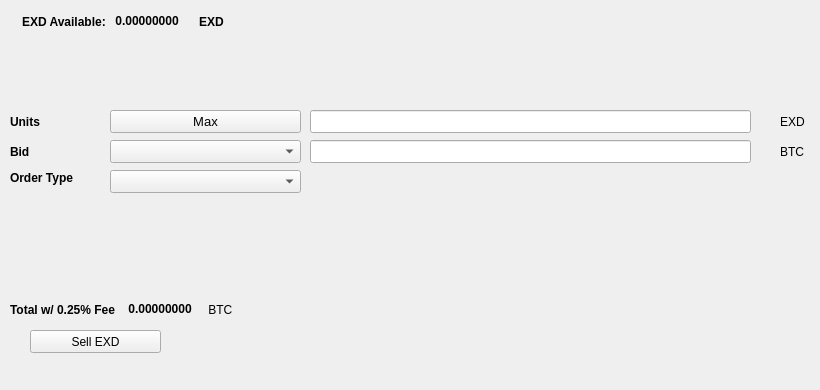
   <widget class="QWidget" name="SellTab">
    <attribute name="title">
     <string>Sell</string>
    </attribute>
    <widget class="QLabel" name="label_16">
     <property name="geometry">
      <rect>
       <x>780</x>
       <y>140</y>
       <width>31</width>
       <height>23</height>
      </rect>
     </property>
     <property name="text">
      <string>BTC</string>
     </property>
    </widget>
    <widget class="QComboBox" name="SellBidcomboBox">
     <property name="geometry">
      <rect>
       <x>110</x>
       <y>140</y>
       <width>191</width>
       <height>23</height>
      </rect>
     </property>
     <property name="font">
      <font>
       <pointsize>10</pointsize>
      </font>
     </property>
    </widget>
    <widget class="QLabel" name="label_18">
     <property name="geometry">
      <rect>
       <x>10</x>
       <y>110</y>
       <width>46</width>
       <height>23</height>
      </rect>
     </property>
     <property name="font">
      <font>
       <weight>75</weight>
       <bold>true</bold>
      </font>
     </property>
     <property name="text">
      <string>Units</string>
     </property>
    </widget>
    <widget class="QPushButton" name="Sell_Max_Amount">
     <property name="geometry">
      <rect>
       <x>110</x>
       <y>110</y>
       <width>191</width>
       <height>23</height>
      </rect>
     </property>
     <property name="font">
      <font>
       <pointsize>10</pointsize>
      </font>
     </property>
     <property name="text">
      <string>Max</string>
     </property>
    </widget>
    <widget class="QLabel" name="label_20">
     <property name="geometry">
      <rect>
       <x>10</x>
       <y>170</y>
       <width>91</width>
       <height>16</height>
      </rect>
     </property>
     <property name="font">
      <font>
       <weight>75</weight>
       <bold>true</bold>
      </font>
     </property>
     <property name="text">
      <string>Order Type</string>
     </property>
    </widget>
    <widget class="QComboBox" name="SellOrdertypeCombo">
     <property name="geometry">
      <rect>
       <x>110</x>
       <y>170</y>
       <width>191</width>
       <height>23</height>
      </rect>
     </property>
     <property name="font">
      <font>
       <pointsize>10</pointsize>
      </font>
     </property>
    </widget>
    <widget class="QLabel" name="label_21">
     <property name="geometry">
      <rect>
       <x>10</x>
       <y>140</y>
       <width>46</width>
       <height>23</height>
      </rect>
     </property>
     <property name="font">
      <font>
       <weight>75</weight>
       <bold>true</bold>
      </font>
     </property>
     <property name="text">
      <string>Bid</string>
     </property>
    </widget>
    <widget class="QLabel" name="label_22">
     <property name="geometry">
      <rect>
       <x>780</x>
       <y>110</y>
       <width>31</width>
       <height>23</height>
      </rect>
     </property>
     <property name="text">
      <string>EXD</string>
     </property>
    </widget>
    <widget class="QLineEdit" name="UnitsInputEXD">
     <property name="geometry">
      <rect>
       <x>310</x>
       <y>110</y>
       <width>441</width>
       <height>23</height>
      </rect>
     </property>
     <property name="font">
      <font>
       <pointsize>9</pointsize>
       <weight>75</weight>
       <bold>true</bold>
      </font>
     </property>
    </widget>
    <widget class="QLineEdit" name="SellBidPriceEdit">
     <property name="geometry">
      <rect>
       <x>310</x>
       <y>140</y>
       <width>441</width>
       <height>23</height>
      </rect>
     </property>
     <property name="font">
      <font>
       <pointsize>9</pointsize>
       <weight>75</weight>
       <bold>true</bold>
      </font>
     </property>
    </widget>
    <widget class="QPushButton" name="SellEXDBTN">
     <property name="geometry">
      <rect>
       <x>30</x>
       <y>330</y>
       <width>131</width>
       <height>23</height>
      </rect>
     </property>
     <property name="text">
      <string>Sell EXD</string>
     </property>
     <property name="icon">
      <iconset resource="../exdex">
       <normaloff>:/icons/bitcoin</normaloff>:/icons/bitcoin</iconset>
     </property>
    </widget>
    <widget class="QWidget" name="layoutWidget3">
     <property name="geometry">
      <rect>
       <x>22</x>
       <y>12</y>
       <width>258</width>
       <height>19</height>
      </rect>
     </property>
     <layout class="QHBoxLayout" name="horizontalLayout">
      <item>
       <widget class="QLabel" name="label232_2">
        <property name="font">
         <font>
          <weight>75</weight>
          <bold>true</bold>
         </font>
        </property>
        <property name="text">
         <string>EXD Available:</string>
        </property>
       </widget>
      </item>
      <item>
       <widget class="QLabel" name="EXDAvailableLabel">
        <property name="palette">
         <palette>
          <active>
           <colorrole role="WindowText">
            <brush brushstyle="SolidPattern">
             <color alpha="255">
              <red>0</red>
              <green>0</green>
              <blue>0</blue>
             </color>
            </brush>
           </colorrole>
           <colorrole role="Button">
            <brush brushstyle="SolidPattern">
             <color alpha="255">
              <red>0</red>
              <green>170</green>
              <blue>0</blue>
             </color>
            </brush>
           </colorrole>
           <colorrole role="Light">
            <brush brushstyle="SolidPattern">
             <color alpha="255">
              <red>0</red>
              <green>255</green>
              <blue>0</blue>
             </color>
            </brush>
           </colorrole>
           <colorrole role="Midlight">
            <brush brushstyle="SolidPattern">
             <color alpha="255">
              <red>0</red>
              <green>212</green>
              <blue>0</blue>
             </color>
            </brush>
           </colorrole>
           <colorrole role="Dark">
            <brush brushstyle="SolidPattern">
             <color alpha="255">
              <red>0</red>
              <green>85</green>
              <blue>0</blue>
             </color>
            </brush>
           </colorrole>
           <colorrole role="Mid">
            <brush brushstyle="SolidPattern">
             <color alpha="255">
              <red>0</red>
              <green>113</green>
              <blue>0</blue>
             </color>
            </brush>
           </colorrole>
           <colorrole role="Text">
            <brush brushstyle="SolidPattern">
             <color alpha="255">
              <red>0</red>
              <green>170</green>
              <blue>0</blue>
             </color>
            </brush>
           </colorrole>
           <colorrole role="BrightText">
            <brush brushstyle="SolidPattern">
             <color alpha="255">
              <red>255</red>
              <green>255</green>
              <blue>255</blue>
             </color>
            </brush>
           </colorrole>
           <colorrole role="ButtonText">
            <brush brushstyle="SolidPattern">
             <color alpha="255">
              <red>0</red>
              <green>0</green>
              <blue>0</blue>
             </color>
            </brush>
           </colorrole>
           <colorrole role="Base">
            <brush brushstyle="SolidPattern">
             <color alpha="255">
              <red>255</red>
              <green>255</green>
              <blue>255</blue>
             </color>
            </brush>
           </colorrole>
           <colorrole role="Window">
            <brush brushstyle="SolidPattern">
             <color alpha="255">
              <red>0</red>
              <green>170</green>
              <blue>0</blue>
             </color>
            </brush>
           </colorrole>
           <colorrole role="Shadow">
            <brush brushstyle="SolidPattern">
             <color alpha="255">
              <red>0</red>
              <green>0</green>
              <blue>0</blue>
             </color>
            </brush>
           </colorrole>
           <colorrole role="AlternateBase">
            <brush brushstyle="SolidPattern">
             <color alpha="255">
              <red>127</red>
              <green>212</green>
              <blue>127</blue>
             </color>
            </brush>
           </colorrole>
           <colorrole role="ToolTipBase">
            <brush brushstyle="SolidPattern">
             <color alpha="255">
              <red>255</red>
              <green>255</green>
              <blue>220</blue>
             </color>
            </brush>
           </colorrole>
           <colorrole role="ToolTipText">
            <brush brushstyle="SolidPattern">
             <color alpha="255">
              <red>0</red>
              <green>0</green>
              <blue>0</blue>
             </color>
            </brush>
           </colorrole>
          </active>
          <inactive>
           <colorrole role="WindowText">
            <brush brushstyle="SolidPattern">
             <color alpha="255">
              <red>0</red>
              <green>0</green>
              <blue>0</blue>
             </color>
            </brush>
           </colorrole>
           <colorrole role="Button">
            <brush brushstyle="SolidPattern">
             <color alpha="255">
              <red>0</red>
              <green>170</green>
              <blue>0</blue>
             </color>
            </brush>
           </colorrole>
           <colorrole role="Light">
            <brush brushstyle="SolidPattern">
             <color alpha="255">
              <red>0</red>
              <green>255</green>
              <blue>0</blue>
             </color>
            </brush>
           </colorrole>
           <colorrole role="Midlight">
            <brush brushstyle="SolidPattern">
             <color alpha="255">
              <red>0</red>
              <green>212</green>
              <blue>0</blue>
             </color>
            </brush>
           </colorrole>
           <colorrole role="Dark">
            <brush brushstyle="SolidPattern">
             <color alpha="255">
              <red>0</red>
              <green>85</green>
              <blue>0</blue>
             </color>
            </brush>
           </colorrole>
           <colorrole role="Mid">
            <brush brushstyle="SolidPattern">
             <color alpha="255">
              <red>0</red>
              <green>113</green>
              <blue>0</blue>
             </color>
            </brush>
           </colorrole>
           <colorrole role="Text">
            <brush brushstyle="SolidPattern">
             <color alpha="255">
              <red>0</red>
              <green>170</green>
              <blue>0</blue>
             </color>
            </brush>
           </colorrole>
           <colorrole role="BrightText">
            <brush brushstyle="SolidPattern">
             <color alpha="255">
              <red>255</red>
              <green>255</green>
              <blue>255</blue>
             </color>
            </brush>
           </colorrole>
           <colorrole role="ButtonText">
            <brush brushstyle="SolidPattern">
             <color alpha="255">
              <red>0</red>
              <green>0</green>
              <blue>0</blue>
             </color>
            </brush>
           </colorrole>
           <colorrole role="Base">
            <brush brushstyle="SolidPattern">
             <color alpha="255">
              <red>255</red>
              <green>255</green>
              <blue>255</blue>
             </color>
            </brush>
           </colorrole>
           <colorrole role="Window">
            <brush brushstyle="SolidPattern">
             <color alpha="255">
              <red>0</red>
              <green>170</green>
              <blue>0</blue>
             </color>
            </brush>
           </colorrole>
           <colorrole role="Shadow">
            <brush brushstyle="SolidPattern">
             <color alpha="255">
              <red>0</red>
              <green>0</green>
              <blue>0</blue>
             </color>
            </brush>
           </colorrole>
           <colorrole role="AlternateBase">
            <brush brushstyle="SolidPattern">
             <color alpha="255">
              <red>127</red>
              <green>212</green>
              <blue>127</blue>
             </color>
            </brush>
           </colorrole>
           <colorrole role="ToolTipBase">
            <brush brushstyle="SolidPattern">
             <color alpha="255">
              <red>255</red>
              <green>255</green>
              <blue>220</blue>
             </color>
            </brush>
           </colorrole>
           <colorrole role="ToolTipText">
            <brush brushstyle="SolidPattern">
             <color alpha="255">
              <red>0</red>
              <green>0</green>
              <blue>0</blue>
             </color>
            </brush>
           </colorrole>
          </inactive>
          <disabled>
           <colorrole role="WindowText">
            <brush brushstyle="SolidPattern">
             <color alpha="255">
              <red>0</red>
              <green>85</green>
              <blue>0</blue>
             </color>
            </brush>
           </colorrole>
           <colorrole role="Button">
            <brush brushstyle="SolidPattern">
             <color alpha="255">
              <red>0</red>
              <green>170</green>
              <blue>0</blue>
             </color>
            </brush>
           </colorrole>
           <colorrole role="Light">
            <brush brushstyle="SolidPattern">
             <color alpha="255">
              <red>0</red>
              <green>255</green>
              <blue>0</blue>
             </color>
            </brush>
           </colorrole>
           <colorrole role="Midlight">
            <brush brushstyle="SolidPattern">
             <color alpha="255">
              <red>0</red>
              <green>212</green>
              <blue>0</blue>
             </color>
            </brush>
           </colorrole>
           <colorrole role="Dark">
            <brush brushstyle="SolidPattern">
             <color alpha="255">
              <red>0</red>
              <green>85</green>
              <blue>0</blue>
             </color>
            </brush>
           </colorrole>
           <colorrole role="Mid">
            <brush brushstyle="SolidPattern">
             <color alpha="255">
              <red>0</red>
              <green>113</green>
              <blue>0</blue>
             </color>
            </brush>
           </colorrole>
           <colorrole role="Text">
            <brush brushstyle="SolidPattern">
             <color alpha="255">
              <red>0</red>
              <green>85</green>
              <blue>0</blue>
             </color>
            </brush>
           </colorrole>
           <colorrole role="BrightText">
            <brush brushstyle="SolidPattern">
             <color alpha="255">
              <red>255</red>
              <green>255</green>
              <blue>255</blue>
             </color>
            </brush>
           </colorrole>
           <colorrole role="ButtonText">
            <brush brushstyle="SolidPattern">
             <color alpha="255">
              <red>0</red>
              <green>85</green>
              <blue>0</blue>
             </color>
            </brush>
           </colorrole>
           <colorrole role="Base">
            <brush brushstyle="SolidPattern">
             <color alpha="255">
              <red>0</red>
              <green>170</green>
              <blue>0</blue>
             </color>
            </brush>
           </colorrole>
           <colorrole role="Window">
            <brush brushstyle="SolidPattern">
             <color alpha="255">
              <red>0</red>
              <green>170</green>
              <blue>0</blue>
             </color>
            </brush>
           </colorrole>
           <colorrole role="Shadow">
            <brush brushstyle="SolidPattern">
             <color alpha="255">
              <red>0</red>
              <green>0</green>
              <blue>0</blue>
             </color>
            </brush>
           </colorrole>
           <colorrole role="AlternateBase">
            <brush brushstyle="SolidPattern">
             <color alpha="255">
              <red>0</red>
              <green>170</green>
              <blue>0</blue>
             </color>
            </brush>
           </colorrole>
           <colorrole role="ToolTipBase">
            <brush brushstyle="SolidPattern">
             <color alpha="255">
              <red>255</red>
              <green>255</green>
              <blue>220</blue>
             </color>
            </brush>
           </colorrole>
           <colorrole role="ToolTipText">
            <brush brushstyle="SolidPattern">
             <color alpha="255">
              <red>0</red>
              <green>0</green>
              <blue>0</blue>
             </color>
            </brush>
           </colorrole>
          </disabled>
         </palette>
        </property>
        <property name="font">
         <font>
          <weight>75</weight>
          <bold>true</bold>
         </font>
        </property>
        <property name="text">
         <string> 0.00000000 </string>
        </property>
        <property name="textInteractionFlags">
         <set>Qt::LinksAccessibleByMouse|Qt::TextSelectableByKeyboard|Qt::TextSelectableByMouse</set>
        </property>
       </widget>
      </item>
      <item>
       <widget class="QLabel" name="labelEXD">
        <property name="font">
         <font>
          <weight>75</weight>
          <bold>true</bold>
         </font>
        </property>
        <property name="text">
         <string>EXD</string>
        </property>
       </widget>
      </item>
     </layout>
    </widget>
    <widget class="QWidget" name="layoutWidget">
     <property name="geometry">
      <rect>
       <x>10</x>
       <y>300</y>
       <width>268</width>
       <height>19</height>
      </rect>
     </property>
     <layout class="QHBoxLayout" name="horizontalLayout_2">
      <item>
       <widget class="QLabel" name="label_19">
        <property name="font">
         <font>
          <weight>75</weight>
          <bold>true</bold>
         </font>
        </property>
        <property name="text">
         <string>Total w/ 0.25% Fee </string>
        </property>
       </widget>
      </item>
      <item>
       <widget class="QLabel" name="SellCostLabel">
        <property name="palette">
         <palette>
          <active>
           <colorrole role="WindowText">
            <brush brushstyle="SolidPattern">
             <color alpha="255">
              <red>0</red>
              <green>0</green>
              <blue>0</blue>
             </color>
            </brush>
           </colorrole>
           <colorrole role="Button">
            <brush brushstyle="SolidPattern">
             <color alpha="255">
              <red>0</red>
              <green>170</green>
              <blue>0</blue>
             </color>
            </brush>
           </colorrole>
           <colorrole role="Light">
            <brush brushstyle="SolidPattern">
             <color alpha="255">
              <red>0</red>
              <green>255</green>
              <blue>0</blue>
             </color>
            </brush>
           </colorrole>
           <colorrole role="Midlight">
            <brush brushstyle="SolidPattern">
             <color alpha="255">
              <red>0</red>
              <green>212</green>
              <blue>0</blue>
             </color>
            </brush>
           </colorrole>
           <colorrole role="Dark">
            <brush brushstyle="SolidPattern">
             <color alpha="255">
              <red>0</red>
              <green>85</green>
              <blue>0</blue>
             </color>
            </brush>
           </colorrole>
           <colorrole role="Mid">
            <brush brushstyle="SolidPattern">
             <color alpha="255">
              <red>0</red>
              <green>113</green>
              <blue>0</blue>
             </color>
            </brush>
           </colorrole>
           <colorrole role="Text">
            <brush brushstyle="SolidPattern">
             <color alpha="255">
              <red>0</red>
              <green>170</green>
              <blue>0</blue>
             </color>
            </brush>
           </colorrole>
           <colorrole role="BrightText">
            <brush brushstyle="SolidPattern">
             <color alpha="255">
              <red>255</red>
              <green>255</green>
              <blue>255</blue>
             </color>
            </brush>
           </colorrole>
           <colorrole role="ButtonText">
            <brush brushstyle="SolidPattern">
             <color alpha="255">
              <red>0</red>
              <green>0</green>
              <blue>0</blue>
             </color>
            </brush>
           </colorrole>
           <colorrole role="Base">
            <brush brushstyle="SolidPattern">
             <color alpha="255">
              <red>255</red>
              <green>255</green>
              <blue>255</blue>
             </color>
            </brush>
           </colorrole>
           <colorrole role="Window">
            <brush brushstyle="SolidPattern">
             <color alpha="255">
              <red>0</red>
              <green>170</green>
              <blue>0</blue>
             </color>
            </brush>
           </colorrole>
           <colorrole role="Shadow">
            <brush brushstyle="SolidPattern">
             <color alpha="255">
              <red>0</red>
              <green>0</green>
              <blue>0</blue>
             </color>
            </brush>
           </colorrole>
           <colorrole role="AlternateBase">
            <brush brushstyle="SolidPattern">
             <color alpha="255">
              <red>127</red>
              <green>212</green>
              <blue>127</blue>
             </color>
            </brush>
           </colorrole>
           <colorrole role="ToolTipBase">
            <brush brushstyle="SolidPattern">
             <color alpha="255">
              <red>255</red>
              <green>255</green>
              <blue>220</blue>
             </color>
            </brush>
           </colorrole>
           <colorrole role="ToolTipText">
            <brush brushstyle="SolidPattern">
             <color alpha="255">
              <red>0</red>
              <green>0</green>
              <blue>0</blue>
             </color>
            </brush>
           </colorrole>
          </active>
          <inactive>
           <colorrole role="WindowText">
            <brush brushstyle="SolidPattern">
             <color alpha="255">
              <red>0</red>
              <green>0</green>
              <blue>0</blue>
             </color>
            </brush>
           </colorrole>
           <colorrole role="Button">
            <brush brushstyle="SolidPattern">
             <color alpha="255">
              <red>0</red>
              <green>170</green>
              <blue>0</blue>
             </color>
            </brush>
           </colorrole>
           <colorrole role="Light">
            <brush brushstyle="SolidPattern">
             <color alpha="255">
              <red>0</red>
              <green>255</green>
              <blue>0</blue>
             </color>
            </brush>
           </colorrole>
           <colorrole role="Midlight">
            <brush brushstyle="SolidPattern">
             <color alpha="255">
              <red>0</red>
              <green>212</green>
              <blue>0</blue>
             </color>
            </brush>
           </colorrole>
           <colorrole role="Dark">
            <brush brushstyle="SolidPattern">
             <color alpha="255">
              <red>0</red>
              <green>85</green>
              <blue>0</blue>
             </color>
            </brush>
           </colorrole>
           <colorrole role="Mid">
            <brush brushstyle="SolidPattern">
             <color alpha="255">
              <red>0</red>
              <green>113</green>
              <blue>0</blue>
             </color>
            </brush>
           </colorrole>
           <colorrole role="Text">
            <brush brushstyle="SolidPattern">
             <color alpha="255">
              <red>0</red>
              <green>170</green>
              <blue>0</blue>
             </color>
            </brush>
           </colorrole>
           <colorrole role="BrightText">
            <brush brushstyle="SolidPattern">
             <color alpha="255">
              <red>255</red>
              <green>255</green>
              <blue>255</blue>
             </color>
            </brush>
           </colorrole>
           <colorrole role="ButtonText">
            <brush brushstyle="SolidPattern">
             <color alpha="255">
              <red>0</red>
              <green>0</green>
              <blue>0</blue>
             </color>
            </brush>
           </colorrole>
           <colorrole role="Base">
            <brush brushstyle="SolidPattern">
             <color alpha="255">
              <red>255</red>
              <green>255</green>
              <blue>255</blue>
             </color>
            </brush>
           </colorrole>
           <colorrole role="Window">
            <brush brushstyle="SolidPattern">
             <color alpha="255">
              <red>0</red>
              <green>170</green>
              <blue>0</blue>
             </color>
            </brush>
           </colorrole>
           <colorrole role="Shadow">
            <brush brushstyle="SolidPattern">
             <color alpha="255">
              <red>0</red>
              <green>0</green>
              <blue>0</blue>
             </color>
            </brush>
           </colorrole>
           <colorrole role="AlternateBase">
            <brush brushstyle="SolidPattern">
             <color alpha="255">
              <red>127</red>
              <green>212</green>
              <blue>127</blue>
             </color>
            </brush>
           </colorrole>
           <colorrole role="ToolTipBase">
            <brush brushstyle="SolidPattern">
             <color alpha="255">
              <red>255</red>
              <green>255</green>
              <blue>220</blue>
             </color>
            </brush>
           </colorrole>
           <colorrole role="ToolTipText">
            <brush brushstyle="SolidPattern">
             <color alpha="255">
              <red>0</red>
              <green>0</green>
              <blue>0</blue>
             </color>
            </brush>
           </colorrole>
          </inactive>
          <disabled>
           <colorrole role="WindowText">
            <brush brushstyle="SolidPattern">
             <color alpha="255">
              <red>0</red>
              <green>85</green>
              <blue>0</blue>
             </color>
            </brush>
           </colorrole>
           <colorrole role="Button">
            <brush brushstyle="SolidPattern">
             <color alpha="255">
              <red>0</red>
              <green>170</green>
              <blue>0</blue>
             </color>
            </brush>
           </colorrole>
           <colorrole role="Light">
            <brush brushstyle="SolidPattern">
             <color alpha="255">
              <red>0</red>
              <green>255</green>
              <blue>0</blue>
             </color>
            </brush>
           </colorrole>
           <colorrole role="Midlight">
            <brush brushstyle="SolidPattern">
             <color alpha="255">
              <red>0</red>
              <green>212</green>
              <blue>0</blue>
             </color>
            </brush>
           </colorrole>
           <colorrole role="Dark">
            <brush brushstyle="SolidPattern">
             <color alpha="255">
              <red>0</red>
              <green>85</green>
              <blue>0</blue>
             </color>
            </brush>
           </colorrole>
           <colorrole role="Mid">
            <brush brushstyle="SolidPattern">
             <color alpha="255">
              <red>0</red>
              <green>113</green>
              <blue>0</blue>
             </color>
            </brush>
           </colorrole>
           <colorrole role="Text">
            <brush brushstyle="SolidPattern">
             <color alpha="255">
              <red>0</red>
              <green>85</green>
              <blue>0</blue>
             </color>
            </brush>
           </colorrole>
           <colorrole role="BrightText">
            <brush brushstyle="SolidPattern">
             <color alpha="255">
              <red>255</red>
              <green>255</green>
              <blue>255</blue>
             </color>
            </brush>
           </colorrole>
           <colorrole role="ButtonText">
            <brush brushstyle="SolidPattern">
             <color alpha="255">
              <red>0</red>
              <green>85</green>
              <blue>0</blue>
             </color>
            </brush>
           </colorrole>
           <colorrole role="Base">
            <brush brushstyle="SolidPattern">
             <color alpha="255">
              <red>0</red>
              <green>170</green>
              <blue>0</blue>
             </color>
            </brush>
           </colorrole>
           <colorrole role="Window">
            <brush brushstyle="SolidPattern">
             <color alpha="255">
              <red>0</red>
              <green>170</green>
              <blue>0</blue>
             </color>
            </brush>
           </colorrole>
           <colorrole role="Shadow">
            <brush brushstyle="SolidPattern">
             <color alpha="255">
              <red>0</red>
              <green>0</green>
              <blue>0</blue>
             </color>
            </brush>
           </colorrole>
           <colorrole role="AlternateBase">
            <brush brushstyle="SolidPattern">
             <color alpha="255">
              <red>0</red>
              <green>170</green>
              <blue>0</blue>
             </color>
            </brush>
           </colorrole>
           <colorrole role="ToolTipBase">
            <brush brushstyle="SolidPattern">
             <color alpha="255">
              <red>255</red>
              <green>255</green>
              <blue>220</blue>
             </color>
            </brush>
           </colorrole>
           <colorrole role="ToolTipText">
            <brush brushstyle="SolidPattern">
             <color alpha="255">
              <red>0</red>
              <green>0</green>
              <blue>0</blue>
             </color>
            </brush>
           </colorrole>
          </disabled>
         </palette>
        </property>
        <property name="font">
         <font>
          <weight>75</weight>
          <bold>true</bold>
         </font>
        </property>
        <property name="autoFillBackground">
         <bool>false</bool>
        </property>
        <property name="text">
         <string> 0.00000000</string>
        </property>
        <property name="textInteractionFlags">
         <set>Qt::LinksAccessibleByMouse|Qt::TextSelectableByMouse</set>
        </property>
       </widget>
      </item>
      <item>
       <widget class="QLabel" name="label_17">
        <property name="font">
         <font>
          <weight>50</weight>
          <bold>false</bold>
         </font>
        </property>
        <property name="text">
         <string> BTC</string>
        </property>
       </widget>
      </item>
     </layout>
    </widget>
    <widget class="QLabel" name="label_23">
     <property name="geometry">
      <rect>
       <x>460</x>
       <y>300</y>
       <width>281</width>
       <height>81</height>
      </rect>
     </property>
     <property name="text">
      <string/>
     </property>
     <property name="pixmap">
      <pixmap>:/images/bittrex</pixmap>
     </property>
    </widget>
   </widget>
